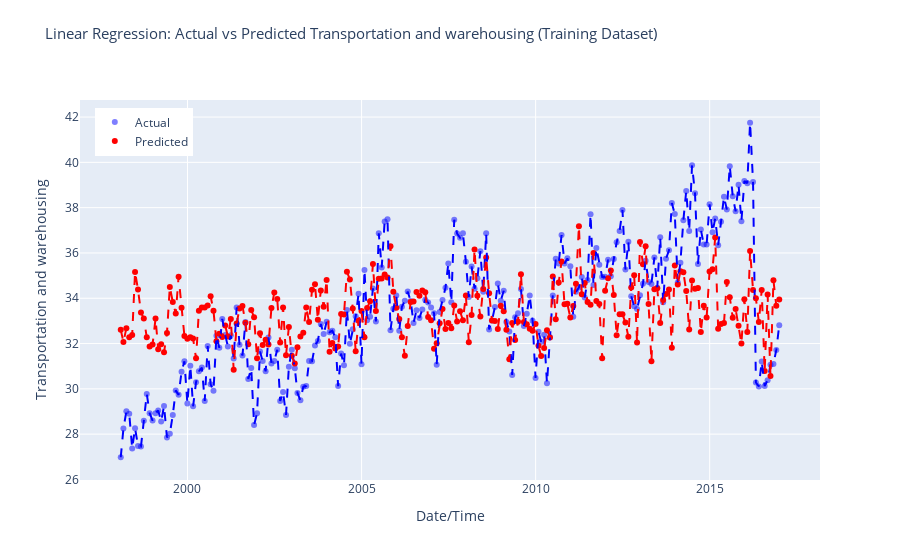

The cell this chart's notebook holds for it:
### Code cell
# Make predictions on the test dataset
predictions = pycr.predict_model(model_tuned, data = train_data)
predictions.head()

r2 = r2_score(predictions['Transportation and warehousing'], predictions['prediction_label'])
print('R-squared (R2) Score:', r2)

# Sort predictions DataFrame by index
predictions.sort_index(inplace=True)

# Create Plotly figure
fig = make_subplots(rows=1, cols=1, shared_xaxes=True, shared_yaxes=True)

# Add scatter plot for actual values
fig.add_trace(go.Scatter(x=predictions.index, y=predictions['Transportation and warehousing'],
                         mode='markers', marker=dict(color='blue', opacity=0.5),
                         name='Actual'), row=1, col=1)

# Add scatter plot for predicted values
fig.add_trace(go.Scatter(x=predictions.index, y=predictions['prediction_label'],
                         mode='markers', marker=dict(color='red'),
                         name='Predicted'), row=1, col=1)

# Add lines for sorted actual values
fig.add_trace(go.Scatter(x=predictions.index, y=predictions['Transportation and warehousing'].sort_index(),
                         mode='lines', line=dict(color='blue', dash='dash'),
                         showlegend=False), row=1, col=1)

# Add lines for sorted predicted values
fig.add_trace(go.Scatter(x=predictions.index, y=predictions['prediction_label'].sort_index(),
                         mode='lines', line=dict(color='red', dash='dash'),
                         showlegend=False), row=1, col=1)

fig.update_layout(title_text='Linear Regression: Actual vs Predicted Transportation and warehousing (Training Dataset)',
                  title_font_size=15, title_y=0.95,  # Adjusted title_y value
                  xaxis_title='Date/Time', yaxis_title='Transportation and warehousing',
                  legend=dict(x=0.02, y=0.98),
                  grid=dict(rows=1, columns=1, ygap=0.2))

# Show interactive plot
fig.show()

### Figure 1 — Plotly figure (JSON) as saved in the notebook; plotly's stock layout.template omitted (floating-point values rounded to 4 significant figures; data arrays with more than 128 entries replaced by an {"elided": "..."} marker saying what was removed)
{"data": [{"marker": {"color": "blue", "opacity": 0.5}, "mode": "markers", "name": "Actual", "type": "scatter", "x": {"elided": "228 str values"}, "xaxis": "x", "y": {"elided": "228 float values"}, "yaxis": "y"}, {"marker": {"color": "red"}, "mode": "markers", "name": "Predicted", "type": "scatter", "x": {"elided": "228 str values"}, "xaxis": "x", "y": {"elided": "228 float values"}, "yaxis": "y"}, {"line": {"color": "blue", "dash": "dash"}, "mode": "lines", "showlegend": false, "type": "scatter", "x": {"elided": "228 str values"}, "xaxis": "x", "y": {"elided": "228 float values"}, "yaxis": "y"}, {"line": {"color": "red", "dash": "dash"}, "mode": "lines", "showlegend": false, "type": "scatter", "x": {"elided": "228 str values"}, "xaxis": "x", "y": {"elided": "228 float values"}, "yaxis": "y"}], "layout": {"grid": {"columns": 1, "rows": 1, "ygap": 0.2}, "legend": {"x": 0.02, "y": 0.98}, "title": {"font": {"size": 15}, "text": "Linear Regression: Actual vs Predicted Transportation and warehousing (Training Dataset)", "y": 0.95}, "xaxis": {"anchor": "y", "domain": [0, 1], "title": {"text": "Date/Time"}}, "yaxis": {"anchor": "x", "domain": [0, 1], "title": {"text": "Transportation and warehousing"}}}}
